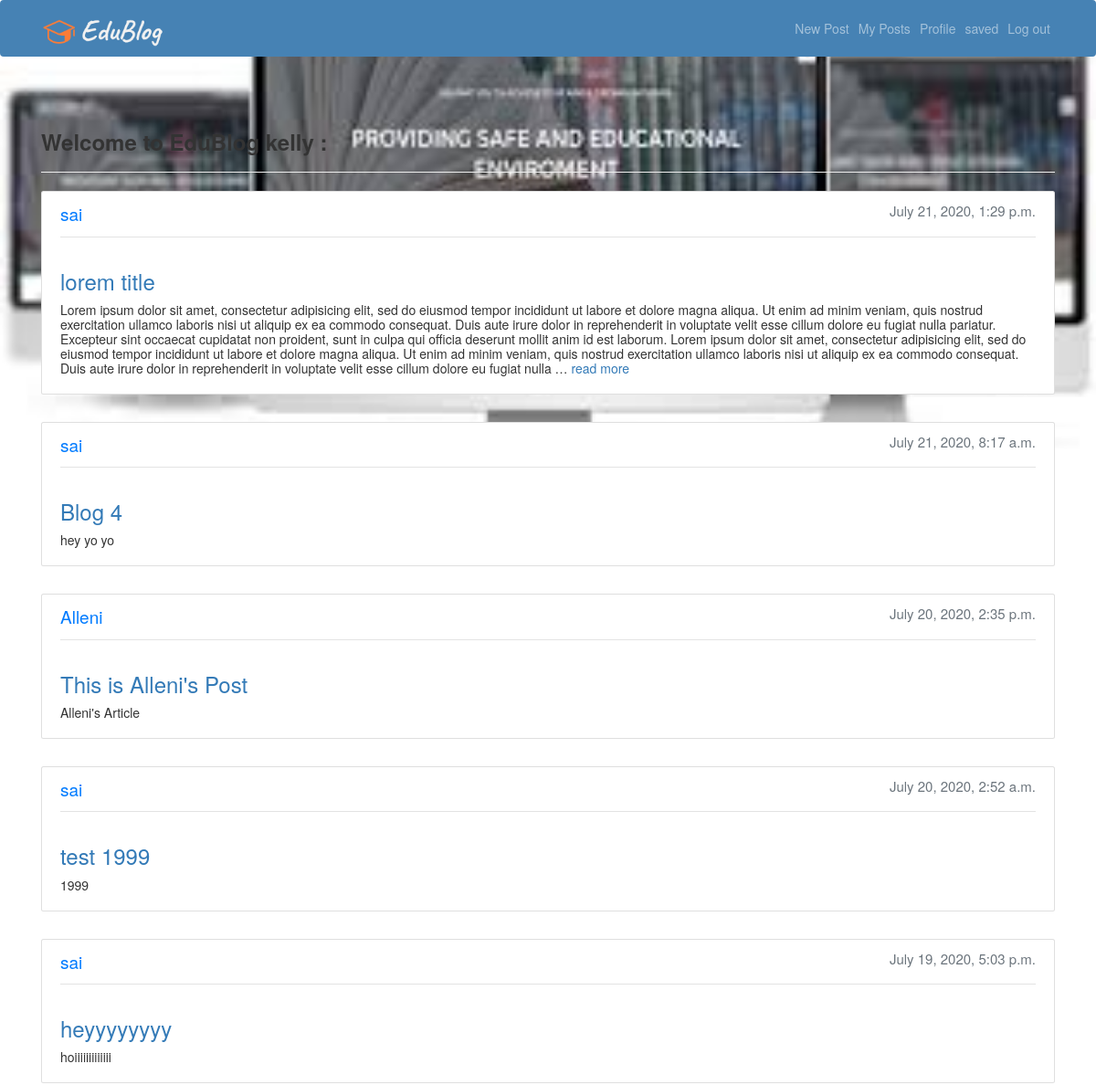
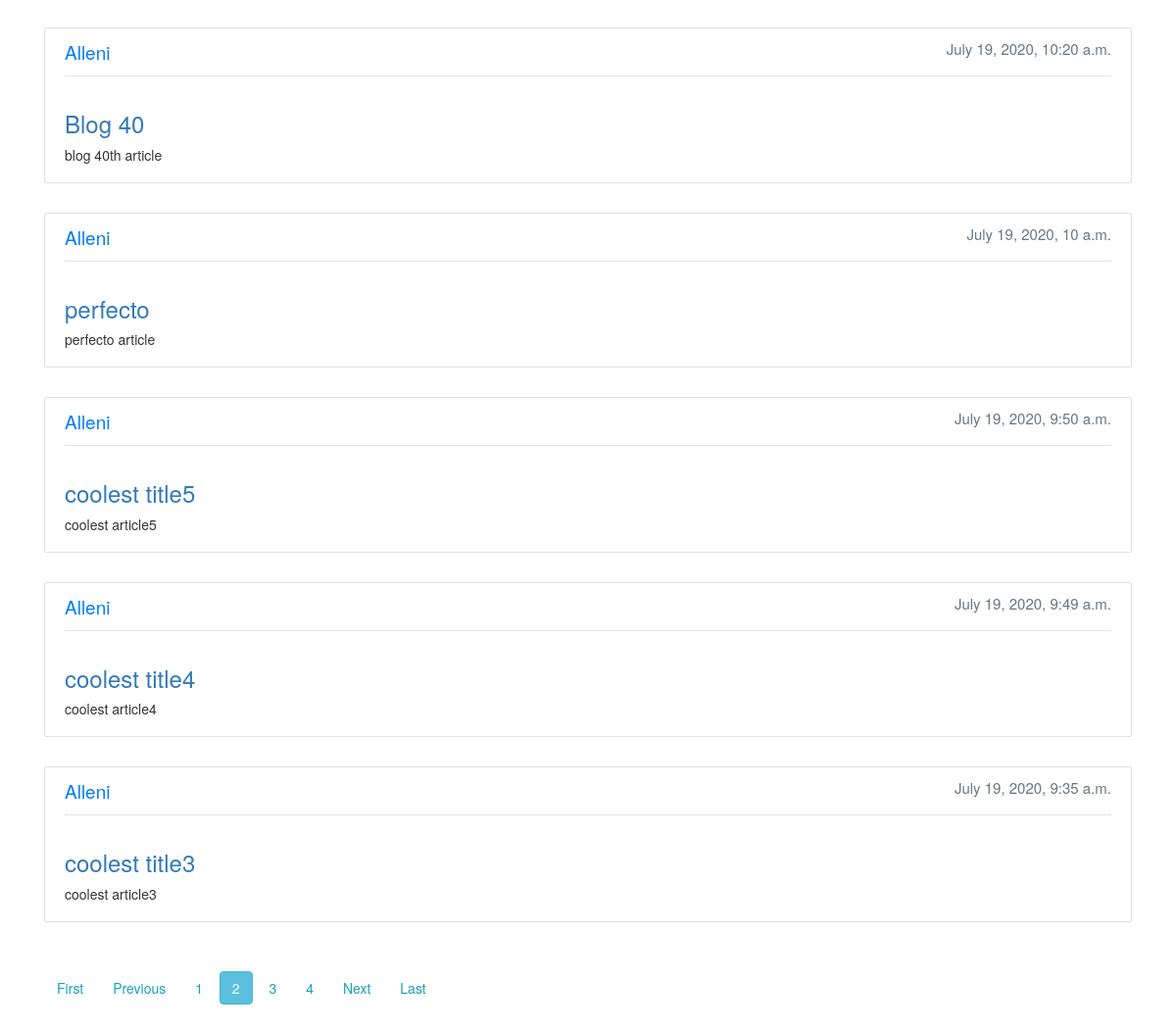
Screenshot of /?page=2 (signed in) with the database file from the repository (2 pictures, top to bottom).
### accounts/models.py (models this page shows)
class User(AbstractUser):
    is_student = models.BooleanField(default=False)
    is_faculty = models.BooleanField(default=False)
    first_name = models.CharField(max_length=100)
    last_name = models.CharField(max_length=100)

### posts/models.py (models this page shows, shortened)
class Post(models.Model):
    user = models.ForeignKey(User, related_name='posts',
                             on_delete=models.CASCADE)
    title=models.CharField(max_length=50)
    created_at = models.DateTimeField(auto_now=True)
    message =  RichTextField(blank=True,null=True)
    message_html = models.TextField(editable=False)
    likes = models.ManyToManyField(User, related_name='likes', blank=True)
    favourite = models.ManyToManyField(User, related_name='favorite', blank=True)
    class Meta:
        ordering = ['-created_at']
        unique_together = ['user', 'message']

### edublog2/views.py (the view)
# urls.py: path('',views.index, name='index'),
def index(request):
    if request.user.is_authenticated:
        posts=Post.objects.all()
        paginator = Paginator(posts, 10) # Show 25 contacts per page.
        page_number = request.GET.get('page')
        posts= paginator.get_page(page_number)
        page_obj= paginator.get_page(page_number)
        return render(request,'../templates/index.html',{'posts':posts,'page_obj': page_obj})
    return render(request, '../templates/home.html')

### accounts/templates/index.html
{% extends "base.html" %}
{% block content %}
<h3 style="font-weight:bold">Welcome to EduBlog {{user.username}} :</h3>
<hr>
{% for post in posts %}
    <div class="card" style="padding: 10px 20px;margin-bottom: 30px;">
      <table class="table mb-0">
          <div style="padding-bottom: 1px;margin-bottom: 15px;border-bottom: 1px solid #e3e3e3">
            <p><a href=" {% url 'accounts:profile' post.user.username %} " style="color:#007bff;font-size:19px">{{post.user}}</a> <span class="text-muted" style="float:right;font-size:15px">{{post.created_at }}</span></p>
          </div>
          <h3 style="color: #444444;" class="align-middle"><a href="{% url 'posts:post-detail' post.pk %}">{{ post.title }}</a></h3>
          <div class="text">
            <p>{{post.message|safe|truncatewords:120}} {% if post.message|wordcount > 120 %}<a href="{% url 'posts:post-detail' post.pk %}">read more</a>{% endif %}</p>
          </div>
      </table>
    </div>
{% empty %}
  <tr>
    <td class="bg-light text-center font-italic" colspan="5">You haven't created any post yet.</td>
  </tr>
{% endfor %}
<div class="pagination">
  <span class="step-links">
      {% if page_obj.has_previous %}
      <a class="btn btn-outline-info mb-4" href="?page=1">First</a>
      <a class="btn btn-outline-info mb-4" href="?page={{ page_obj.previous_page_number }}">Previous</a>
      {% endif %}
      {% for num in page_obj.paginator.page_range %}
        {% if page_obj.number == num %}
          <a class="btn btn-info mb-4" href="?page={{ num }}">{{ num }}</a>
        {% elif num > page_obj.number|add:'-3' and num < page_obj.number|add:'3' %}
          <a class="btn btn-outline-info mb-4" href="?page={{ num }}">{{ num }}</a>
        {% endif %}
      {% endfor %}
      {% if page_obj.has_next %}
      <a class="btn btn-outline-info mb-4" href="?page={{ page_obj.next_page_number }}">Next</a>
      <a class="btn btn-outline-info mb-4" href="?page={{ page_obj.paginator.num_pages }}">Last</a>
      {% endif %}
  </span>
</div>
{% endblock %}

### rows the page displays
User: username "kelly"
Post: user "sai", created_at "July 21, 2020, 1:29 p.m.", title "lorem title", message "Lorem ipsum dolor sit amet, consectetur adipisicing elit, sed do eiusmod tempor incididunt ut labore et dolore magna aliqua. Ut enim ad minim veniam, quis nostrud exercitation ullamco laboris nisi ut aliquip ex ea commodo consequat. Duis aute irure dolor in reprehenderit in voluptate velit esse cillum dolore eu fugiat nulla pariatur. Excepteur sint occaecat cupidatat non proident, sunt in culpa qui officia deserunt mollit anim id est laborum. Lorem ipsum dolor sit amet, consectetur adipisicing elit, sed do eiusmod tempor incididunt ut labore et dolore magna aliqua. Ut enim ad minim veniam, quis nostrud exercitation ullamco laboris nisi ut aliquip ex ea commodo consequat. Duis aute irure…", shows "read more"
Post: user "sai", created_at "July 21, 2020, 8:17 a.m.", title "Blog 4", message "hey yo yo"
Post: user "Alleni", created_at "July 20, 2020, 2:35 p.m.", title "This is Alleni's Post", message "Alleni's Article"
Post: user "sai", created_at "July 20, 2020, 2:52 a.m.", title "test 1999", message "1999"
Post: user "sai", created_at "July 19, 2020, 5:03 p.m.", title "heyyyyyyyy", message "hoiiiiiiiiiiiii"
Post: user "Alleni", created_at "July 19, 2020, 10:20 a.m.", title "Blog 40", message "blog 40th article"
Post: user "Alleni", created_at "July 19, 2020, 10 a.m.", title "perfecto", message "perfecto article"
Post: user "Alleni", created_at "July 19, 2020, 9:50 a.m.", title "coolest title5", message "coolest article5"
Post: user "Alleni", created_at "July 19, 2020, 9:49 a.m.", title "coolest title4", message "coolest article4"
Post: user "Alleni", created_at "July 19, 2020, 9:35 a.m.", title "coolest title3", message "coolest article3"

### other values shown
{{ num }} "1" "3" "4"
{{ num }} "2"
